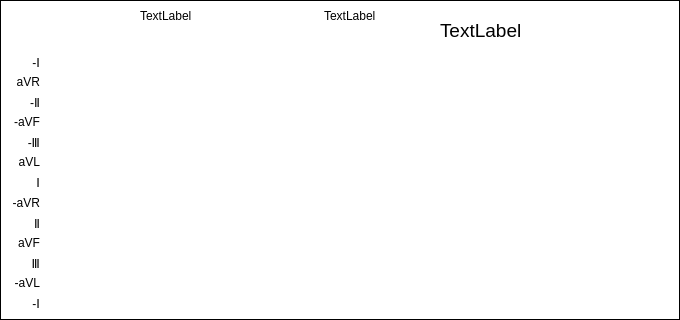
    <widget class="QFrame" name="frame_2">
     <property name="geometry">
      <rect>
       <x>60</x>
       <y>180</y>
       <width>680</width>
       <height>320</height>
      </rect>
     </property>
     <property name="styleSheet">
      <string notr="true">background:transparent;border:1px solid black;</string>
     </property>
     <property name="frameShape">
      <enum>QFrame::StyledPanel</enum>
     </property>
     <property name="frameShadow">
      <enum>QFrame::Raised</enum>
     </property>
     <widget class="QLabel" name="mHeart1">
      <property name="geometry">
       <rect>
        <x>440</x>
        <y>20</y>
        <width>191</width>
        <height>20</height>
       </rect>
      </property>
      <property name="font">
       <font>
        <family>Arial</family>
        <pointsize>14</pointsize>
       </font>
      </property>
      <property name="styleSheet">
       <string notr="true">background:transparent;border:0px solid black;</string>
      </property>
      <property name="text">
       <string>TextLabel</string>
      </property>
     </widget>
     <widget class="QLabel" name="label_41">
      <property name="geometry">
       <rect>
        <x>420</x>
        <y>50</y>
        <width>240</width>
        <height>240</height>
       </rect>
      </property>
      <property name="styleSheet">
       <string notr="true">background:transparent;border:0px solid black;</string>
      </property>
      <property name="text">
       <string/>
      </property>
      <property name="pixmap">
       <pixmap resource="picture/ecg.qrc">:/fcgImage6.png</pixmap>
      </property>
      <property name="scaledContents">
       <bool>true</bool>
      </property>
     </widget>
     <widget class="QLabel" name="img2_2">
      <property name="geometry">
       <rect>
        <x>50</x>
        <y>76</y>
        <width>360</width>
        <height>12</height>
       </rect>
      </property>
      <property name="styleSheet">
       <string notr="true">background:transparent;border:0px solid black;</string>
      </property>
      <property name="text">
       <string/>
      </property>
      <property name="pixmap">
       <pixmap resource="picture/ecg.qrc">:/FCGimgS1.bmp</pixmap>
      </property>
     </widget>
     <widget class="QLabel" name="img8_2">
      <property name="geometry">
       <rect>
        <x>50</x>
        <y>197</y>
        <width>360</width>
        <height>12</height>
       </rect>
      </property>
      <property name="styleSheet">
       <string notr="true">background:transparent;border:0px solid black;</string>
      </property>
      <property name="text">
       <string/>
      </property>
      <property name="pixmap">
       <pixmap resource="picture/ecg.qrc">:/FCGimgS1.bmp</pixmap>
      </property>
     </widget>
     <widget class="QLabel" name="img4_2">
      <property name="geometry">
       <rect>
        <x>50</x>
        <y>116</y>
        <width>360</width>
        <height>12</height>
       </rect>
      </property>
      <property name="styleSheet">
       <string notr="true">background:transparent;border:0px solid black;</string>
      </property>
      <property name="text">
       <string/>
      </property>
      <property name="pixmap">
       <pixmap resource="picture/ecg.qrc">:/FCGimgS1.bmp</pixmap>
      </property>
     </widget>
     <widget class="QLabel" name="img1_2">
      <property name="geometry">
       <rect>
        <x>50</x>
        <y>56</y>
        <width>360</width>
        <height>12</height>
       </rect>
      </property>
      <property name="styleSheet">
       <string notr="true">background:transparent;border:0px solid black;</string>
      </property>
      <property name="text">
       <string/>
      </property>
      <property name="pixmap">
       <pixmap resource="picture/ecg.qrc">:/FCGimgS1.bmp</pixmap>
      </property>
     </widget>
     <widget class="QLabel" name="img9_2">
      <property name="geometry">
       <rect>
        <x>50</x>
        <y>217</y>
        <width>360</width>
        <height>12</height>
       </rect>
      </property>
      <property name="styleSheet">
       <string notr="true">background:transparent;border:0px solid black;</string>
      </property>
      <property name="text">
       <string/>
      </property>
      <property name="pixmap">
       <pixmap resource="picture/ecg.qrc">:/FCGimgS1.bmp</pixmap>
      </property>
     </widget>
     <widget class="QLabel" name="imgS1_2">
      <property name="geometry">
       <rect>
        <x>50</x>
        <y>33</y>
        <width>360</width>
        <height>12</height>
       </rect>
      </property>
      <property name="styleSheet">
       <string>background:transparent;border:0px solid black;</string>
      </property>
      <property name="text">
       <string/>
      </property>
      <property name="pixmap">
       <pixmap resource="picture/ecg.qrc">:/FCGimgS1.bmp</pixmap>
      </property>
     </widget>
     <widget class="QLabel" name="img13_2">
      <property name="geometry">
       <rect>
        <x>50</x>
        <y>297</y>
        <width>360</width>
        <height>12</height>
       </rect>
      </property>
      <property name="styleSheet">
       <string notr="true">background:transparent;border:0px solid black;</string>
      </property>
      <property name="text">
       <string/>
      </property>
      <property name="pixmap">
       <pixmap resource="picture/ecg.qrc">:/FCGimgS1.bmp</pixmap>
      </property>
     </widget>
     <widget class="QLabel" name="img3_2">
      <property name="geometry">
       <rect>
        <x>50</x>
        <y>96</y>
        <width>360</width>
        <height>12</height>
       </rect>
      </property>
      <property name="styleSheet">
       <string notr="true">background:transparent;border:0px solid black;</string>
      </property>
      <property name="text">
       <string/>
      </property>
      <property name="pixmap">
       <pixmap resource="picture/ecg.qrc">:/FCGimgS1.bmp</pixmap>
      </property>
     </widget>
     <widget class="QLabel" name="img5_2">
      <property name="geometry">
       <rect>
        <x>50</x>
        <y>136</y>
        <width>360</width>
        <height>12</height>
       </rect>
      </property>
      <property name="styleSheet">
       <string notr="true">background:transparent;border:0px solid black;</string>
      </property>
      <property name="text">
       <string/>
      </property>
      <property name="pixmap">
       <pixmap resource="picture/ecg.qrc">:/FCGimgS1.bmp</pixmap>
      </property>
     </widget>
     <widget class="QLabel" name="img12_2">
      <property name="geometry">
       <rect>
        <x>50</x>
        <y>277</y>
        <width>360</width>
        <height>12</height>
       </rect>
      </property>
      <property name="styleSheet">
       <string notr="true">background:transparent;border:0px solid black;</string>
      </property>
      <property name="text">
       <string/>
      </property>
      <property name="pixmap">
       <pixmap resource="picture/ecg.qrc">:/FCGimgS1.bmp</pixmap>
      </property>
     </widget>
     <widget class="QLabel" name="img6_2">
      <property name="geometry">
       <rect>
        <x>50</x>
        <y>156</y>
        <width>360</width>
        <height>12</height>
       </rect>
      </property>
      <property name="styleSheet">
       <string notr="true">background:transparent;border:0px solid black;</string>
      </property>
      <property name="text">
       <string/>
      </property>
      <property name="pixmap">
       <pixmap resource="picture/ecg.qrc">:/FCGimgS1.bmp</pixmap>
      </property>
     </widget>
     <widget class="QLabel" name="img10_2">
      <property name="geometry">
       <rect>
        <x>50</x>
        <y>237</y>
        <width>360</width>
        <height>12</height>
       </rect>
      </property>
      <property name="styleSheet">
       <string notr="true">background:transparent;border:0px solid black;</string>
      </property>
      <property name="text">
       <string/>
      </property>
      <property name="pixmap">
       <pixmap resource="picture/ecg.qrc">:/FCGimgS1.bmp</pixmap>
      </property>
     </widget>
     <widget class="QLabel" name="img11_2">
      <property name="geometry">
       <rect>
        <x>50</x>
        <y>257</y>
        <width>360</width>
        <height>12</height>
       </rect>
      </property>
      <property name="styleSheet">
       <string notr="true">background:transparent;border:0px solid black;</string>
      </property>
      <property name="text">
       <string/>
      </property>
      <property name="pixmap">
       <pixmap resource="picture/ecg.qrc">:/FCGimgS1.bmp</pixmap>
      </property>
     </widget>
     <widget class="QLabel" name="img7_2">
      <property name="geometry">
       <rect>
        <x>50</x>
        <y>176</y>
        <width>360</width>
        <height>12</height>
       </rect>
      </property>
      <property name="styleSheet">
       <string notr="true">background:transparent;border:0px solid black;</string>
      </property>
      <property name="text">
       <string/>
      </property>
      <property name="pixmap">
       <pixmap resource="picture/ecg.qrc">:/FCGimgS1.bmp</pixmap>
      </property>
     </widget>
     <widget class="QLabel" name="label_43">
      <property name="geometry">
       <rect>
        <x>10</x>
        <y>94</y>
        <width>30</width>
        <height>16</height>
       </rect>
      </property>
      <property name="layoutDirection">
       <enum>Qt::RightToLeft</enum>
      </property>
      <property name="styleSheet">
       <string>background:transparent;border:0px solid black;</string>
      </property>
      <property name="text">
       <string>-Ⅱ</string>
      </property>
      <property name="alignment">
       <set>Qt::AlignRight|Qt::AlignTrailing|Qt::AlignVCenter</set>
      </property>
     </widget>
     <widget class="QLabel" name="label_44">
      <property name="geometry">
       <rect>
        <x>10</x>
        <y>235</y>
        <width>30</width>
        <height>16</height>
       </rect>
      </property>
      <property name="layoutDirection">
       <enum>Qt::RightToLeft</enum>
      </property>
      <property name="styleSheet">
       <string>background:transparent;border:0px solid black;</string>
      </property>
      <property name="text">
       <string>aVF</string>
      </property>
      <property name="alignment">
       <set>Qt::AlignRight|Qt::AlignTrailing|Qt::AlignVCenter</set>
      </property>
     </widget>
     <widget class="QLabel" name="label_45">
      <property name="geometry">
       <rect>
        <x>10</x>
        <y>54</y>
        <width>30</width>
        <height>16</height>
       </rect>
      </property>
      <property name="layoutDirection">
       <enum>Qt::RightToLeft</enum>
      </property>
      <property name="styleSheet">
       <string>background:transparent;border:0px solid black;</string>
      </property>
      <property name="text">
       <string>-Ⅰ</string>
      </property>
      <property name="alignment">
       <set>Qt::AlignRight|Qt::AlignTrailing|Qt::AlignVCenter</set>
      </property>
     </widget>
     <widget class="QLabel" name="label_46">
      <property name="geometry">
       <rect>
        <x>10</x>
        <y>74</y>
        <width>30</width>
        <height>16</height>
       </rect>
      </property>
      <property name="layoutDirection">
       <enum>Qt::RightToLeft</enum>
      </property>
      <property name="styleSheet">
       <string>background:transparent;border:0px solid black;</string>
      </property>
      <property name="text">
       <string>aVR</string>
      </property>
      <property name="alignment">
       <set>Qt::AlignRight|Qt::AlignTrailing|Qt::AlignVCenter</set>
      </property>
     </widget>
     <widget class="QLabel" name="label_47">
      <property name="geometry">
       <rect>
        <x>10</x>
        <y>134</y>
        <width>30</width>
        <height>16</height>
       </rect>
      </property>
      <property name="layoutDirection">
       <enum>Qt::RightToLeft</enum>
      </property>
      <property name="styleSheet">
       <string>background:transparent;border:0px solid black;</string>
      </property>
      <property name="text">
       <string>-Ⅲ</string>
      </property>
      <property name="alignment">
       <set>Qt::AlignRight|Qt::AlignTrailing|Qt::AlignVCenter</set>
      </property>
     </widget>
     <widget class="QLabel" name="label_48">
      <property name="geometry">
       <rect>
        <x>10</x>
        <y>195</y>
        <width>30</width>
        <height>16</height>
       </rect>
      </property>
      <property name="layoutDirection">
       <enum>Qt::RightToLeft</enum>
      </property>
      <property name="styleSheet">
       <string>background:transparent;border:0px solid black;</string>
      </property>
      <property name="text">
       <string>-aVR</string>
      </property>
      <property name="alignment">
       <set>Qt::AlignRight|Qt::AlignTrailing|Qt::AlignVCenter</set>
      </property>
     </widget>
     <widget class="QLabel" name="label_49">
      <property name="geometry">
       <rect>
        <x>10</x>
        <y>215</y>
        <width>30</width>
        <height>16</height>
       </rect>
      </property>
      <property name="layoutDirection">
       <enum>Qt::RightToLeft</enum>
      </property>
      <property name="styleSheet">
       <string>background:transparent;border:0px solid black;</string>
      </property>
      <property name="text">
       <string>Ⅱ</string>
      </property>
      <property name="alignment">
       <set>Qt::AlignRight|Qt::AlignTrailing|Qt::AlignVCenter</set>
      </property>
     </widget>
     <widget class="QLabel" name="label_50">
      <property name="geometry">
       <rect>
        <x>10</x>
        <y>255</y>
        <width>30</width>
        <height>16</height>
       </rect>
      </property>
      <property name="layoutDirection">
       <enum>Qt::RightToLeft</enum>
      </property>
      <property name="styleSheet">
       <string>background:transparent;border:0px solid black;</string>
      </property>
      <property name="text">
       <string>Ⅲ</string>
      </property>
      <property name="alignment">
       <set>Qt::AlignRight|Qt::AlignTrailing|Qt::AlignVCenter</set>
      </property>
     </widget>
     <widget class="QLabel" name="label_51">
      <property name="geometry">
       <rect>
        <x>10</x>
        <y>114</y>
        <width>30</width>
        <height>16</height>
       </rect>
      </property>
      <property name="layoutDirection">
       <enum>Qt::RightToLeft</enum>
      </property>
      <property name="styleSheet">
       <string>background:transparent;border:0px solid black;</string>
      </property>
      <property name="text">
       <string>-aVF</string>
      </property>
      <property name="alignment">
       <set>Qt::AlignRight|Qt::AlignTrailing|Qt::AlignVCenter</set>
      </property>
     </widget>
     <widget class="QLabel" name="label_52">
      <property name="geometry">
       <rect>
        <x>10</x>
        <y>174</y>
        <width>30</width>
        <height>16</height>
       </rect>
      </property>
      <property name="layoutDirection">
       <enum>Qt::RightToLeft</enum>
      </property>
      <property name="styleSheet">
       <string>background:transparent;border:0px solid black;</string>
      </property>
      <property name="text">
       <string>Ⅰ</string>
      </property>
      <property name="alignment">
       <set>Qt::AlignRight|Qt::AlignTrailing|Qt::AlignVCenter</set>
      </property>
     </widget>
     <widget class="QLabel" name="label_53">
      <property name="geometry">
       <rect>
        <x>10</x>
        <y>295</y>
        <width>30</width>
        <height>16</height>
       </rect>
      </property>
      <property name="layoutDirection">
       <enum>Qt::RightToLeft</enum>
      </property>
      <property name="styleSheet">
       <string>background:transparent;border:0px solid black;</string>
      </property>
      <property name="text">
       <string>-Ⅰ</string>
      </property>
      <property name="alignment">
       <set>Qt::AlignRight|Qt::AlignTrailing|Qt::AlignVCenter</set>
      </property>
     </widget>
     <widget class="QLabel" name="label_54">
      <property name="geometry">
       <rect>
        <x>10</x>
        <y>154</y>
        <width>30</width>
        <height>16</height>
       </rect>
      </property>
      <property name="layoutDirection">
       <enum>Qt::RightToLeft</enum>
      </property>
      <property name="styleSheet">
       <string>background:transparent;border:0px solid black;</string>
      </property>
      <property name="text">
       <string>aVL</string>
      </property>
      <property name="alignment">
       <set>Qt::AlignRight|Qt::AlignTrailing|Qt::AlignVCenter</set>
      </property>
     </widget>
     <widget class="QLabel" name="label_55">
      <property name="geometry">
       <rect>
        <x>10</x>
        <y>275</y>
        <width>30</width>
        <height>16</height>
       </rect>
      </property>
      <property name="layoutDirection">
       <enum>Qt::RightToLeft</enum>
      </property>
      <property name="styleSheet">
       <string>background:transparent;border:0px solid black;</string>
      </property>
      <property name="text">
       <string>-aVL</string>
      </property>
      <property name="alignment">
       <set>Qt::AlignRight|Qt::AlignTrailing|Qt::AlignVCenter</set>
      </property>
     </widget>
     <widget class="QLabel" name="lblNormal_2">
      <property name="geometry">
       <rect>
        <x>140</x>
        <y>10</y>
        <width>54</width>
        <height>12</height>
       </rect>
      </property>
      <property name="styleSheet">
       <string notr="true">background:transparent;border:0px solid black;</string>
      </property>
      <property name="text">
       <string>TextLabel</string>
      </property>
     </widget>
     <widget class="QLabel" name="lblOther_2">
      <property name="geometry">
       <rect>
        <x>324</x>
        <y>10</y>
        <width>54</width>
        <height>12</height>
       </rect>
      </property>
      <property name="styleSheet">
       <string notr="true">background:transparent;border:0px solid black;</string>
      </property>
      <property name="text">
       <string>TextLabel</string>
      </property>
     </widget>
    </widget>
